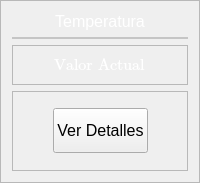
                 <widget class="QFrame" name="gratemperatura1">
                  <property name="styleSheet">
                   <string notr="true">border -radius:20px;</string>
                  </property>
                  <property name="frameShape">
                   <enum>QFrame::StyledPanel</enum>
                  </property>
                  <property name="frameShadow">
                   <enum>QFrame::Raised</enum>
                  </property>
                  <layout class="QVBoxLayout" name="verticalLayout_6">
                   <item>
                    <widget class="QLabel" name="label_9">
                     <property name="maximumSize">
                      <size>
                       <width>16777215</width>
                       <height>20</height>
                      </size>
                     </property>
                     <property name="font">
                      <font>
                       <family>Arial</family>
                       <pointsize>12</pointsize>
                       <weight>10</weight>
                       <italic>false</italic>
                       <bold>false</bold>
                      </font>
                     </property>
                     <property name="styleSheet">
                      <string notr="true">font: 87 12pt &quot;Arial&quot;;
color: rgb(255, 255, 255);</string>
                     </property>
                     <property name="text">
                      <string>Temperatura</string>
                     </property>
                     <property name="alignment">
                      <set>Qt::AlignCenter</set>
                     </property>
                    </widget>
                   </item>
                   <item>
                    <widget class="QFrame" name="frame_3">
                     <property name="styleSheet">
                      <string notr="true">background-color: rgb(255, 255, 255);</string>
                     </property>
                     <property name="frameShape">
                      <enum>QFrame::StyledPanel</enum>
                     </property>
                     <property name="frameShadow">
                      <enum>QFrame::Raised</enum>
                     </property>
                     <layout class="QVBoxLayout" name="verticalLayout_8">
                      <property name="spacing">
                       <number>0</number>
                      </property>
                      <property name="leftMargin">
                       <number>0</number>
                      </property>
                      <property name="topMargin">
                       <number>0</number>
                      </property>
                      <property name="rightMargin">
                       <number>0</number>
                      </property>
                      <property name="bottomMargin">
                       <number>0</number>
                      </property>
                      <item>
                       <layout class="QVBoxLayout" name="tempe1"/>
                      </item>
                     </layout>
                    </widget>
                   </item>
                   <item>
                    <widget class="QFrame" name="frame_10">
                     <property name="minimumSize">
                      <size>
                       <width>0</width>
                       <height>40</height>
                      </size>
                     </property>
                     <property name="maximumSize">
                      <size>
                       <width>16777215</width>
                       <height>40</height>
                      </size>
                     </property>
                     <property name="frameShape">
                      <enum>QFrame::StyledPanel</enum>
                     </property>
                     <property name="frameShadow">
                      <enum>QFrame::Raised</enum>
                     </property>
                     <layout class="QHBoxLayout" name="horizontalLayout_8">
                      <item>
                       <spacer name="horizontalSpacer_13">
                        <property name="orientation">
                         <enum>Qt::Horizontal</enum>
                        </property>
                        <property name="sizeHint" stdset="0">
                         <size>
                          <width>32</width>
                          <height>13</height>
                         </size>
                        </property>
                       </spacer>
                      </item>
                      <item>
                       <widget class="QLabel" name="temperatura1">
                        <property name="maximumSize">
                         <size>
                          <width>16777215</width>
                          <height>30</height>
                         </size>
                        </property>
                        <property name="font">
                         <font>
                          <family>Cambria Math</family>
                          <pointsize>12</pointsize>
                          <weight>50</weight>
                          <italic>false</italic>
                          <bold>false</bold>
                         </font>
                        </property>
                        <property name="styleSheet">
                         <string notr="true">font: 12pt &quot;Cambria Math&quot;;
color: rgb(255, 255, 255);</string>
                        </property>
                        <property name="text">
                         <string>Valor Actual</string>
                        </property>
                       </widget>
                      </item>
                      <item>
                       <spacer name="horizontalSpacer_14">
                        <property name="orientation">
                         <enum>Qt::Horizontal</enum>
                        </property>
                        <property name="sizeHint" stdset="0">
                         <size>
                          <width>31</width>
                          <height>13</height>
                         </size>
                        </property>
                       </spacer>
                      </item>
                     </layout>
                    </widget>
                   </item>
                   <item>
                    <widget class="QFrame" name="frame_11">
                     <property name="minimumSize">
                      <size>
                       <width>0</width>
                       <height>80</height>
                      </size>
                     </property>
                     <property name="maximumSize">
                      <size>
                       <width>16777215</width>
                       <height>80</height>
                      </size>
                     </property>
                     <property name="frameShape">
                      <enum>QFrame::StyledPanel</enum>
                     </property>
                     <property name="frameShadow">
                      <enum>QFrame::Raised</enum>
                     </property>
                     <layout class="QHBoxLayout" name="horizontalLayout_12">
                      <item>
                       <spacer name="horizontalSpacer_22">
                        <property name="orientation">
                         <enum>Qt::Horizontal</enum>
                        </property>
                        <property name="sizeHint" stdset="0">
                         <size>
                          <width>12</width>
                          <height>20</height>
                         </size>
                        </property>
                       </spacer>
                      </item>
                      <item>
                       <widget class="QPushButton" name="bt_tem1">
                        <property name="maximumSize">
                         <size>
                          <width>16777215</width>
                          <height>45</height>
                         </size>
                        </property>
                        <property name="font">
                         <font>
                          <family>Arial </family>
                          <pointsize>12</pointsize>
                          <weight>10</weight>
                          <italic>false</italic>
                          <bold>false</bold>
                         </font>
                        </property>
                        <property name="layoutDirection">
                         <enum>Qt::LeftToRight</enum>
                        </property>
                        <property name="text">
                         <string>Ver Detalles</string>
                        </property>
                        <property name="icon">
                         <iconset>
                          <normaloff>icons/thermometer.svg</normaloff>icons/thermometer.svg</iconset>
                        </property>
                       </widget>
                      </item>
                      <item>
                       <spacer name="horizontalSpacer_21">
                        <property name="orientation">
                         <enum>Qt::Horizontal</enum>
                        </property>
                        <property name="sizeHint" stdset="0">
                         <size>
                          <width>14</width>
                          <height>20</height>
                         </size>
                        </property>
                       </spacer>
                      </item>
                     </layout>
                    </widget>
                   </item>
                  </layout>
                 </widget>
